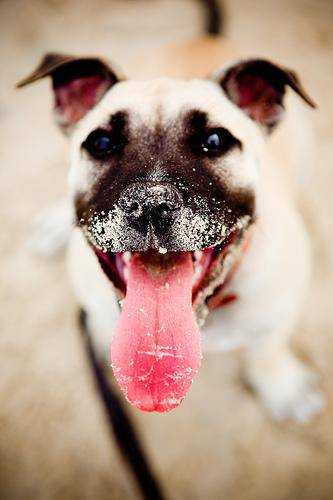
#> input picture images/dog.jpg, 333 x 500 px, found by its file name
$ jupyter execute 'Accessing and Manipulating Images.ipynb'
#> lines starting #> are read from the running program, lines starting #| are printed output that depends on the picture; after the words box and inside, x2 and y2 are one past the last pixel; in counts of white or black regions, pixels touching at a corner belong together
# OPENCV NOTEBOOK

## Image Basics

We have an image with a resolution of 500 × 300. This means that our image is represented as a grid of pixels, with 500 rows and 300 columns.
Overall, there are 500 × 300 = 150, 000 pixels in our image

Here are some common colors represented as RGB tuples:
• Black: (0,0,0)
• White: (255,255,255)
• Red: (255,0,0)
• Green: (0,255,0)
• Blue: (0,0,255)
• Aqua: (0,255,255)
• Fuchsia: (255,0,255)
• Maroon: (128,0,0)
• Navy: (0,0,128)
• Olive: (128,128,0)
• Purple: (128,0,128)
• Teal: (0,128,128)
• Yellow: (255,255,0)

## Accessing and Manipulating Pixels

[cell 1]
import cv2
import numpy as np

[cell 2]
# Reading the image by cv2.imread
img = cv2.imread("images/dog.jpg")
#> img is the input picture: shape (500, 333, 3); mean B, G, R 141.4, 157.3, 183.2
img.shape
#> Out = (500, 333, 3)

[cell 3]
cv2.imshow("Image", img)
cv2.waitKey(0)

[cell 4]
# Accessing the image pixels by index
(b, g, r) = img[0, 0]
#> b = 65; g = 90; r = 116
print(f"Pixels - Red:{r}  Green:{g}  Blue:{b}")
#| Pixels - Red:116  Green:90  Blue:65

[cell 5]
# Manipulating the image pixels by index
img[0, 0] = (0, 0, 255)
#> img: shape (500, 333, 3); under 0.01% of pixels changed, all inside (x1, y1, x2, y2) = (0, 0, 1, 1)
(b, g, r) = img[0, 0]
#> b = 0; g = 0; r = 255
print(f"Pixels - Red:{r}  Green:{g}  Blue:{b}")
#| Pixels - Red:255  Green:0  Blue:0

[cell 6]
cv2.imshow("Image", img)
cv2.waitKey(0)

[cell 7]
# Select the corner by slicing
corner = img[0:100, 0:100]
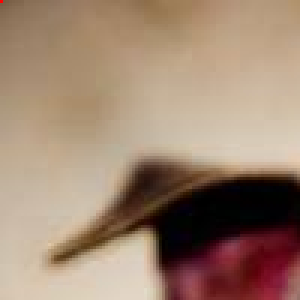
#> corner: shape (100, 100, 3) (shown 3 times larger); mean B, G, R 113.1, 132.8, 158.7
cv2.imshow("Corner", corner)
cv2.waitKey(0)

[cell 8]
# Assign red color to selected corner
img[0:100, 0:100] = (0, 0, 255)
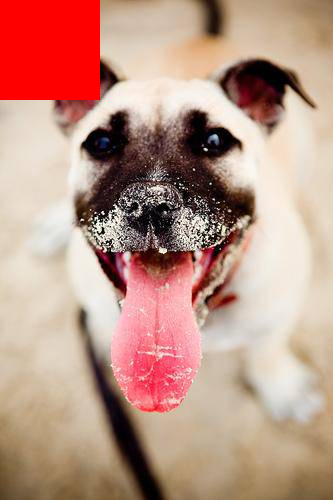
#> img: shape (500, 333, 3); mean B, G, R 134.6, 149.3, 188.9
cv2.imshow("Updated Corner", img)
cv2.waitKey(0)
